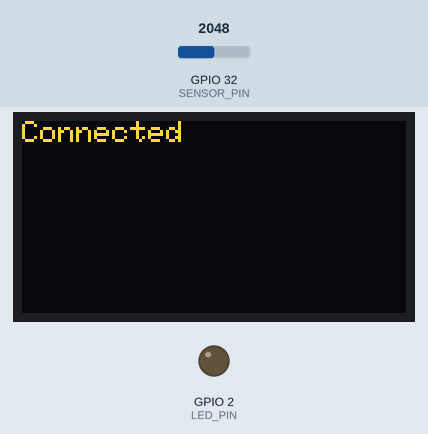
The program below on a simulated ESP32. Parts: 128×64 one-colour display, output pins drawn as LEDs (lit = HIGH). The inputs (shaded band) are chosen by the test bench; at power-on: GPIO 32 (SENSOR_PIN) = 2048. The OLED is the two-colour kind (top 16 rows yellow); nothing arrives over Bluetooth unless stated; a phone connects over Bluetooth LE 3 s after start; what the program prints to the serial monitor is not drawn.

Above: at 3.6 s.
3.7 s: GPIO 32 (SENSOR_PIN) set to 2866
At 4.7 s:
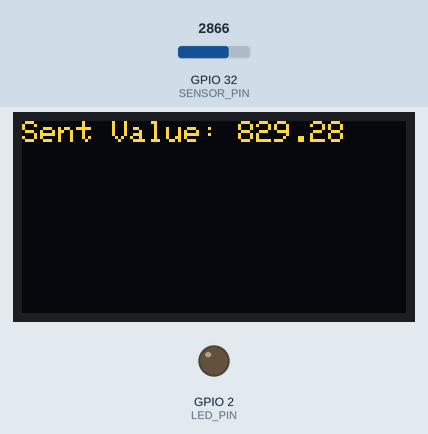
7.0 s: GPIO 32 (SENSOR_PIN) set to 3603
At 9.6 s:
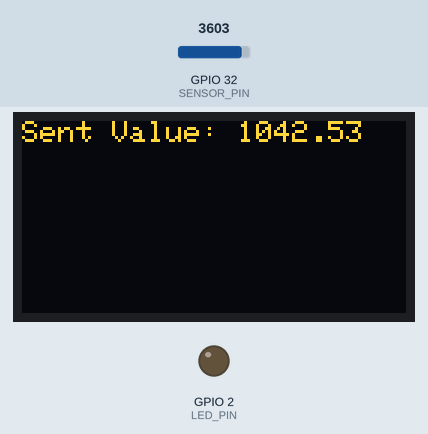
10.3 s: GPIO 32 (SENSOR_PIN) set to 4095
At 13.4 s:
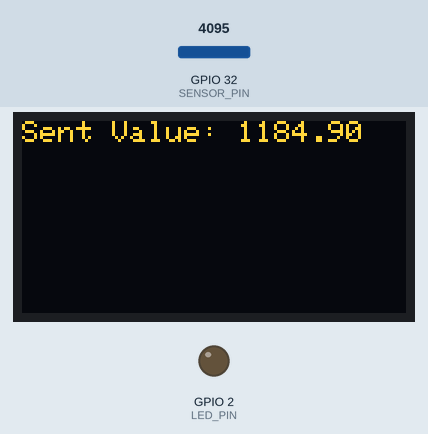
Timing chart, 0 to 14.9 s (numbered marks = the images above; inputs shaded):
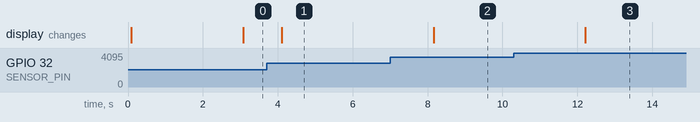

Measured:
- after the input at 3.7 s, the display: changes after 0.41 s (image 1)
- after the input at 7.0 s, the display: changes after 1.2 s (image 2)
- after the input at 10.3 s, the display: changes after 1.9 s (image 3)

The program:

main.cpp
```cpp
#include <Arduino.h>
#include <BLEDevice.h>
#include <BLEUtils.h>
#include <BLEServer.h>
#include <Wire.h>
#include <Adafruit_GFX.h>
#include <Adafruit_SSD1306.h>

// OLED display settings
#define SCREEN_WIDTH 128
#define SCREEN_HEIGHT 64
#define OLED_RESET -1
Adafruit_SSD1306 display(SCREEN_WIDTH, SCREEN_HEIGHT, &Wire, OLED_RESET);

// BLE settings
// See the following for generating UUIDs:
// https://www.uuidgenerator.net/
#define SERVICE_UUID "81fcf4c4-6939-42a9-9a32-33209d86738a"
#define CHARACTERISTIC_UUID_RX "9a317ed6-3ff9-4d67-b2a7-3b25b4ef9818"
#define CHARACTERISTIC_UUID_TX "d4a20c30-0612-4fe1-8258-c12822df3d6e"

BLECharacteristic *pTxCharacteristic;
BLECharacteristic *pRxCharacteristic;
bool deviceConnected = false;

// Hardware settings
const int LED_PIN = 2;
const int SENSOR_PIN = 32;

// Function prototypes
void setupOLED();
void setupBLE();
void updateOLED(const char* message);
void notifySensorValue();
void handleReceivedValue();

class MyServerCallbacks : public BLEServerCallbacks {
    void onConnect(BLEServer* pServer) {
        deviceConnected = true;
        updateOLED("Connected");
    };

    void onDisconnect(BLEServer* pServer) {
        deviceConnected = false;
        BLEDevice::startAdvertising();
        updateOLED("Disconnected");
    }
};

void setup() {
    Serial.begin(115200);
    Serial.println("Starting BLE work!");
    pinMode(LED_PIN, OUTPUT);
    pinMode(SENSOR_PIN, INPUT);
    setupOLED();
    setupBLE();
}

void loop() {
    if (deviceConnected) {
        notifySensorValue();
        handleReceivedValue();
    }
    delay(2000);
}

void setupOLED() {
    if (!display.begin(SSD1306_SWITCHCAPVCC, 0x3C)) {
        Serial.println(F("SSD1306 allocation failed"));
    }
    display.clearDisplay();
    display.setTextSize(1.5);
    display.setTextColor(SSD1306_WHITE);
    updateOLED("Starting BLE...");
}

void setupBLE() {
    BLEDevice::init("esp32BTTest");
    BLEServer *pServer = BLEDevice::createServer();
    pServer->setCallbacks(new MyServerCallbacks());

    BLEService *pService = pServer->createService(SERVICE_UUID);

    pTxCharacteristic = pService->createCharacteristic(
        CHARACTERISTIC_UUID_TX,
        BLECharacteristic::PROPERTY_NOTIFY
    );

    pRxCharacteristic = pService->createCharacteristic(
        CHARACTERISTIC_UUID_RX,
        BLECharacteristic::PROPERTY_WRITE
    );

    pTxCharacteristic->setValue("Hello From ESP32");
    pService->start();

    BLEAdvertising *pAdvertising = BLEDevice::getAdvertising();
    pAdvertising->addServiceUUID(SERVICE_UUID);
    pAdvertising->setScanResponse(true);
    pAdvertising->setMinPreferred(0x06);
    pAdvertising->setMinPreferred(0x12);
    BLEDevice::startAdvertising();

    Serial.println("Characteristic defined! Now you can read it in your phone!");
    updateOLED("BLE started");
}

void updateOLED(const char* message) {
    display.clearDisplay();
    display.setCursor(0, 0);
    display.print(message);
    display.display();
}

void notifySensorValue() {
    float txValue = analogRead(SENSOR_PIN) / 3.456;
    String txString = String(txValue, 2);
    pTxCharacteristic->setValue(txString.c_str());
    pTxCharacteristic->notify();
    Serial.print("*** Sent Value: ");
    Serial.print(txString);
    Serial.println(" ***");

    updateOLED(("Sent Value: " + txString).c_str());
}

void handleReceivedValue() {
    std::string rxValue = pRxCharacteristic->getValue();
    if (!rxValue.empty()) {
        Serial.println("*********");
        Serial.print("Received Value: ");
        Serial.println(rxValue.c_str());

        if (rxValue.find("A") != std::string::npos) {
            Serial.println("Turning ON!");
            digitalWrite(LED_PIN, HIGH);
        } else if (rxValue.find("B") != std::string::npos) {
            Serial.println("Turning OFF!");
            digitalWrite(LED_PIN, LOW);
        }

        Serial.println("*********");

        updateOLED(("Received: " + String(rxValue.c_str())).c_str());

        pRxCharacteristic->setValue("");
    }
}
```
